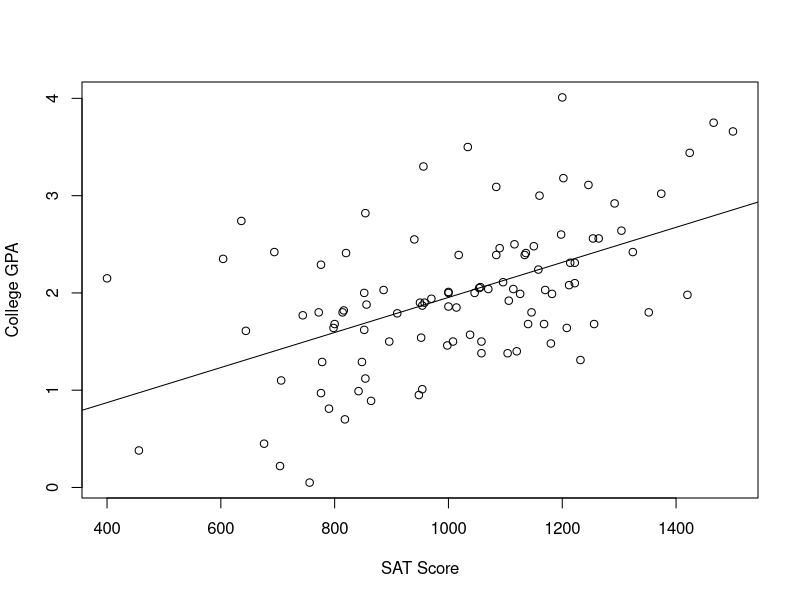
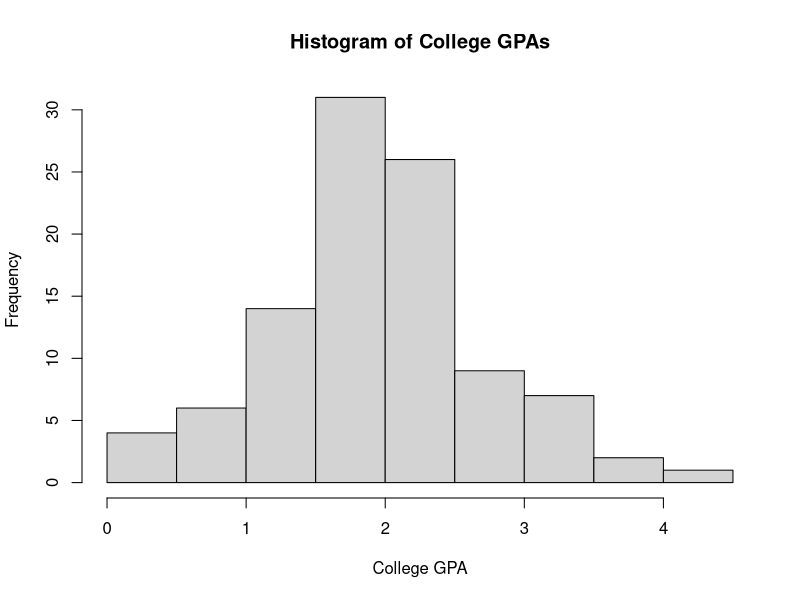
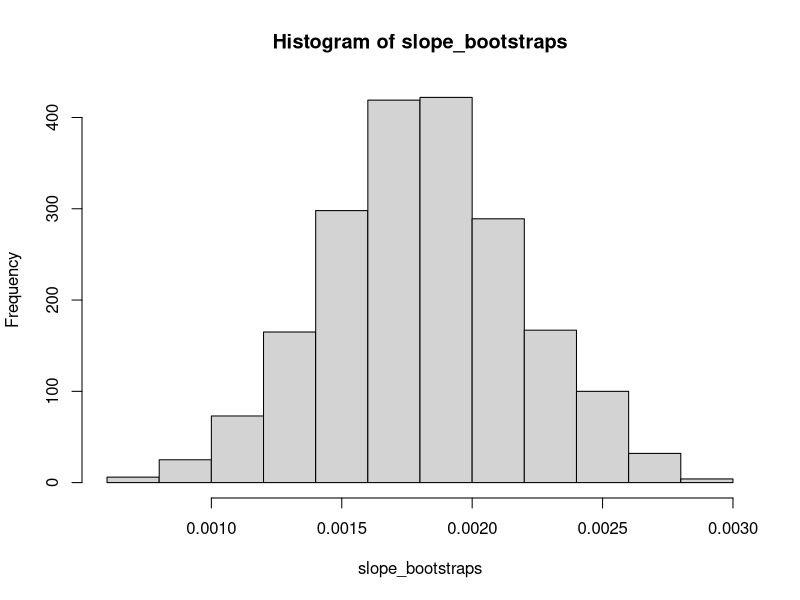
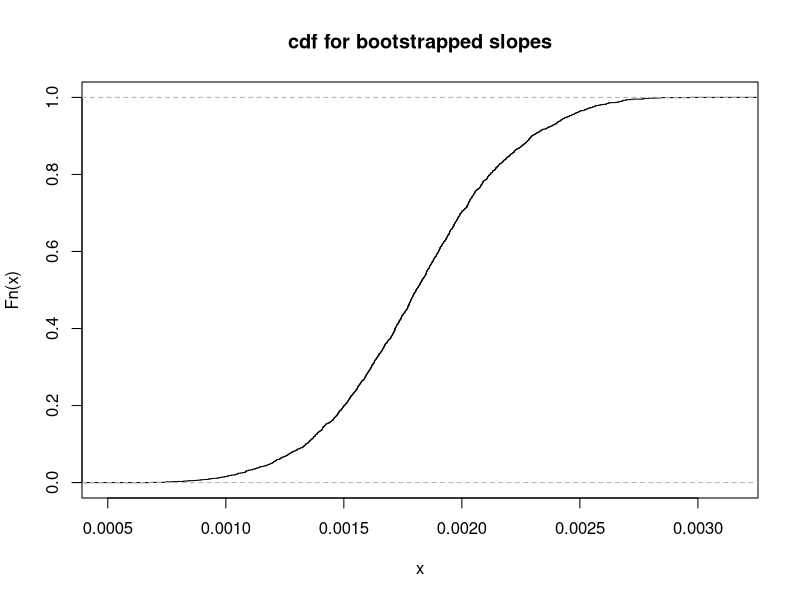

Write the R code that produced these figures, in order.
# A linear regression example where bootstrappign is used to estimate errors.
# Based on an "Lab 14" from some USNA course.  
# The syllabus for the course is at: http://www.usna.edu/Users/math/jager/courses/sm439/
# This is not the most efficient or fastest way to bootstrap.
# But I think it's reasonably clear code that illustrates what bootstrapping is.  

# Read in the data from the file 'GPafull.txt'
dat = read.table("./GPAfull.txt",header=TRUE)

# look at the data
plot(dat$SAT,dat$CollGPA,
     xlab="SAT Score", ylab="College GPA")
r = lm(dat$CollGPA ~ dat$SAT)
abline(r)

# let's also make a few histograms:
hist(dat$CollGPA,xlab="College GPA",main="Histogram of College GPAs")

slope = r$coeff[2] # this extracts the slope from the linear model.  

# Set up for bootstraping....
N_B = 2000 #number of bootstrap samples.
slope_bootstraps = rep(NA,N_B) # Empty list that will hold the bootstrape slopes
index = 1:length(dat$CollGPA) # List of integers from 1 to 100.

# Now bootstrap
for (i in 1:N_B){
  bootindex = sample(index,length(dat$SAT),replace=T)
  bootsample = dat[bootindex,] # this is the bootindex_th row of dat
  # i.e., dat[15, ] is the 15th row of dat.
  slope_bootstraps[i] = lm(bootsample$CollGPA~ bootsample$SAT)$coeff[2]
}

cat("The regression slope is: ")
cat(slope)
cat(" (")
cat(slope - 1.96*summary(r)$coeff[2,2])
cat(", ")
cat(slope + 1.96*summary(r)$coeff[2,2])
cat(").\n")
cat("\n\n")

# NOTE that to get a 95% confidence interval we need to do
# +- 1.96 times the standard errors.  The standard error is
# what's given by coeff[2,2] from lm.

hist(slope_bootstraps) #plot histogram

slope_distribution = ecdf(slope_bootstraps) #ecdf is empirical cumulative distribution function
plot(slope_distribution,main="cdf for bootstrapped slopes")


# get quantiles so we can get confidence intervals
lower = quantile(slope_bootstraps, 0.025)
upper = quantile(slope_bootstraps, 0.975)

cat("The bootstrapped slope estimate is: ")
cat(mean(slope_bootstraps))
cat(" ( ")
cat(lower)
cat(", ")
cat(upper)
cat(").\n")


